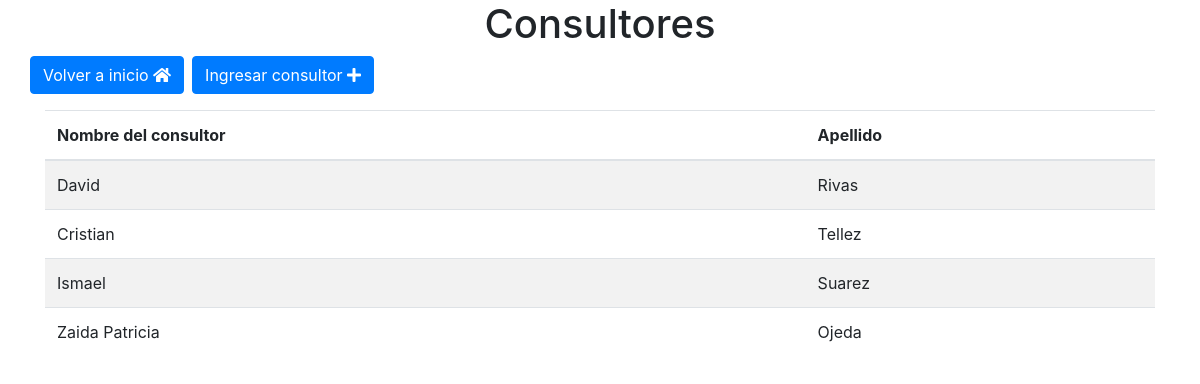
The app's page /listar-consultores.php with its own data.
### tables this page shows
CREATE TABLE `tbl_consultores` (
  `id_consultor` int(11) NOT NULL,
  `nombre_consultor` varchar(45) NOT NULL,
  `apellido_consultor` varchar(45) NOT NULL
);

### listar-consultores.php (the view, shortened to what this page needs)
<!DOCTYPE html>
<html lang="en">
<head>
    <link rel="stylesheet" href="css/bootstrap.min.css">
    <link rel="stylesheet" href="https://use.fontawesome.com/releases/v5.0.13/css/all.css">
</head>
<body>
    <div class="container">
        <h1 class="text-center">Consultores</h1>
        <div class="row mb-3">
        <a href="index.php" class="btn btn-primary">
            Volver a inicio <span class="fa fa-home"></span>
        </a>
            <button type="button" class="btn btn-primary ml-2" data-toggle="modal" data-target="#ingresar">
            Ingresar consultor <span class="fa fa-plus"></span>
        </button>
        </div>
        <?php
            require "conexion.php";
            $objConexion = new mysqli($host,$user,$password,$baseDatos);
            $sql = "SELECT * FROM tbl_consultores";
            $resultado = $objConexion->query($sql);
            $cantidad = $resultado->num_rows;
        ?>
        <table class="table table-striped">
            <thead>
                <tr>
                    <th>Nombre del consultor</th>
                    <th>Apellido</th>
                </tr>
            </thead>
            <tbody>
                <?php
                    for ($i = 0; $i < $cantidad; $i++) {
                        $registro = $resultado->fetch_object();
                ?>
                    <tr>
                        <td><?php echo $registro->nombre_consultor ?></td>
                        <td><?php echo $registro->apellido_consultor ?></td>
                    </tr>
                <?php
                    }
                ?>
            </tbody>
        </table>
    </div>
</body>
</html>

### records on screen
tbl_consultores: nombre_consultor "David", apellido_consultor "Rivas"
tbl_consultores: nombre_consultor "Cristian", apellido_consultor "Tellez"
tbl_consultores: nombre_consultor "Ismael", apellido_consultor "Suarez"
tbl_consultores: nombre_consultor "Zaida Patricia", apellido_consultor "Ojeda"
